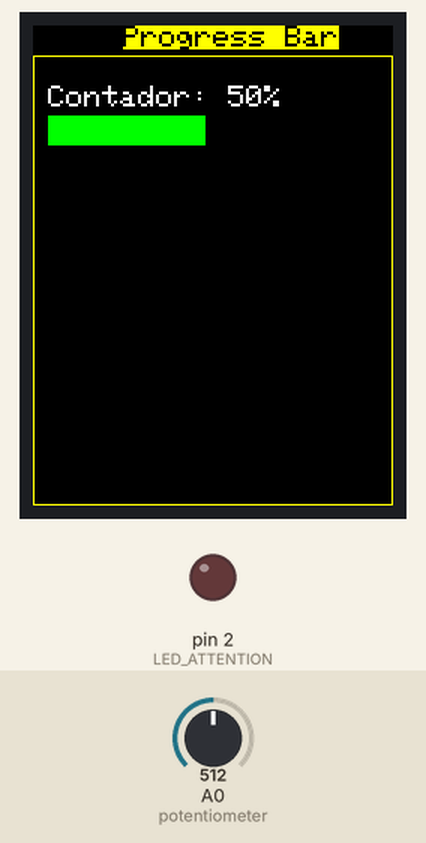
Bench run of a sketch on a simulated Arduino Uno, built with avr-gcc and run on an emulated ATmega328P. Shown: 240×320 colour display, output pins drawn as LEDs (lit = HIGH). The inputs (shaded band) are chosen by the test bench; at power-on: A0 (potentiometer) = 512.

Above: at 1.4 s.
1.5 s: A0 (potentiometer) set to 919
At 1.9 s:
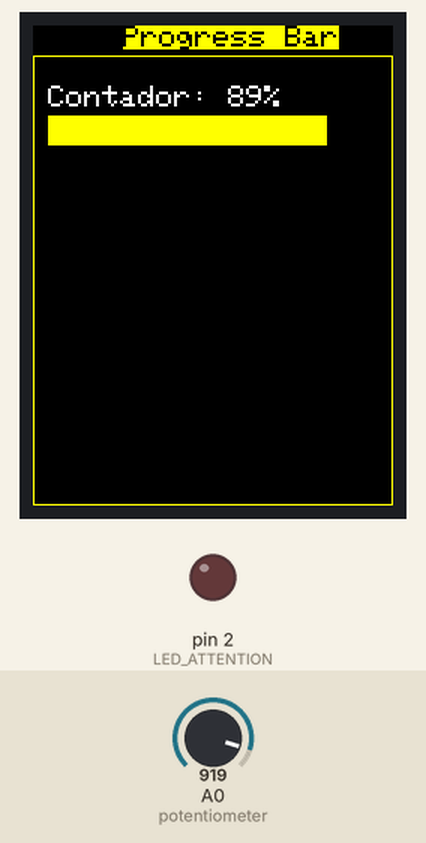
3.0 s: A0 (potentiometer) set to 939
At 4.2 s:
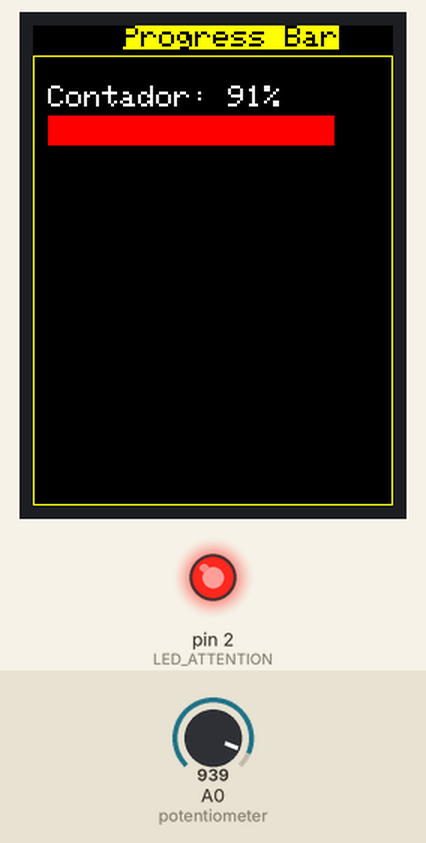
4.5 s: A0 (potentiometer) set to 900
At 5.2 s:
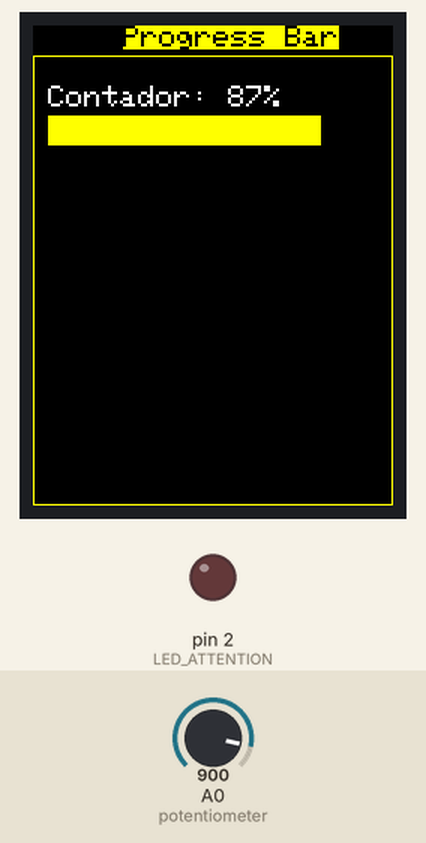
Timing chart, 0 to 7.5 s (numbered marks = the images above; inputs shaded):
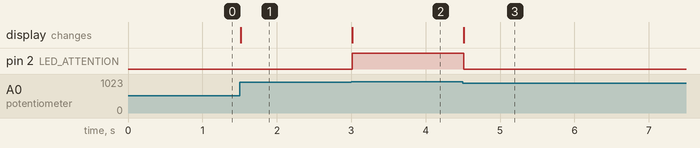

Measured:
- the behaviour switches between 930 and 931 on A0 (potentiometer) (found by bisection; images 1 and 2)
- after the input at 1.5 s, the display: changes at once (image 1)
- after the input at 3.0 s, pin 2 (LED_ATTENTION): LOW → HIGH at once; the display: changes at once (image 2)
- after the input at 4.5 s, pin 2 (LED_ATTENTION): HIGH → LOW at once; the display: changes at once (image 3)

The sketch:

sketch.ino
```cpp
#include "PIN.h"
#include "screen.h"
#include <Adafruit_GFX.h>
#include <Adafruit_ILI9341.h>


Adafruit_ILI9341 tela = Adafruit_ILI9341(CHIP_SELECT, DATA_COMMAND, RESET);
Screen screen(tela);
int leitura = 0;
uint16_t cor;

void setup(){
  tela.begin();
  tela.fillScreen(ILI9341_BLACK);
  tela.setTextColor(ILI9341_BLACK, ILI9341_YELLOW);
  tela.setTextSize(2);
  tela.setCursor(60,0);
  tela.print("Progress Bar");
  tela.drawRect(0, 20, 240, 300, ILI9341_YELLOW);
  pinMode(LED_ATTENTION, OUTPUT);
}


void loop(){
  leitura = map(analogRead(A0), 0, 1023 , 0, 100);
  screen.writeScreen(leitura);
  screen.drawScreen(leitura);
  if(leitura > 90){
    digitalWrite(LED_ATTENTION, HIGH);
  }
  else{
    digitalWrite(LED_ATTENTION, LOW);
  }
}
```

PIN.h
```cpp
#define DATA_COMMAND 8
#define RESET 9
#define CHIP_SELECT 10
#define SDA 11
#define MISO 12
#define SCL 13
#define LED_ATTENTION 2
```

screen.cpp
```cpp
#include "screen.h"
#include <Adafruit_GFX.h>
#include <Adafruit_ILI9341.h>


Screen::Screen(Adafruit_ILI9341& display)
  : tela(display), cor(ILI9341_GREEN){}

void Screen::writeScreen(int contador){
  tela.setTextColor(ILI9341_WHITE, ILI9341_BLACK);
  tela.setCursor(BORDER_X, 40);
  tela.print("Contador: ");
  tela.print(contador);
  tela.print("%   ");
}

void Screen::drawScreen(int contador){
  if(contador <= 70){
    cor = ILI9341_GREEN;
  }
  else if(contador <= 90){
    cor = ILI9341_YELLOW;
  }
  else{
    cor = ILI9341_RED;
  }
  int largura = map(contador, 0, 100, 0, BAR_WIDTH);
  tela.fillRect(BORDER_X, BAR_Y, largura, BAR_HEIGHT, cor);
  completeBar(largura);
}

void Screen::completeBar(int valor){
  int begin_fill_bar = BORDER_X + valor;
  int remaining_fill_bar = BAR_WIDTH - valor;

  tela.fillRect(begin_fill_bar, BAR_Y, remaining_fill_bar, BAR_HEIGHT, ILI9341_BLACK);
}
```

screen.h
```cpp
#pragma once
#include <Adafruit_ILI9341.h>


static constexpr int BAR_WIDTH = 210;
static constexpr int BORDER_X = 10;
static constexpr int BAR_Y = 60;
static constexpr int BAR_HEIGHT = 20;

class Screen{
  private:
    Adafruit_ILI9341& tela;
    uint16_t cor;
    void completeBar(int valor);

  public:
    Screen(Adafruit_ILI9341& display);
    void writeScreen(int contador);
    void drawScreen(int contador);
};
```
